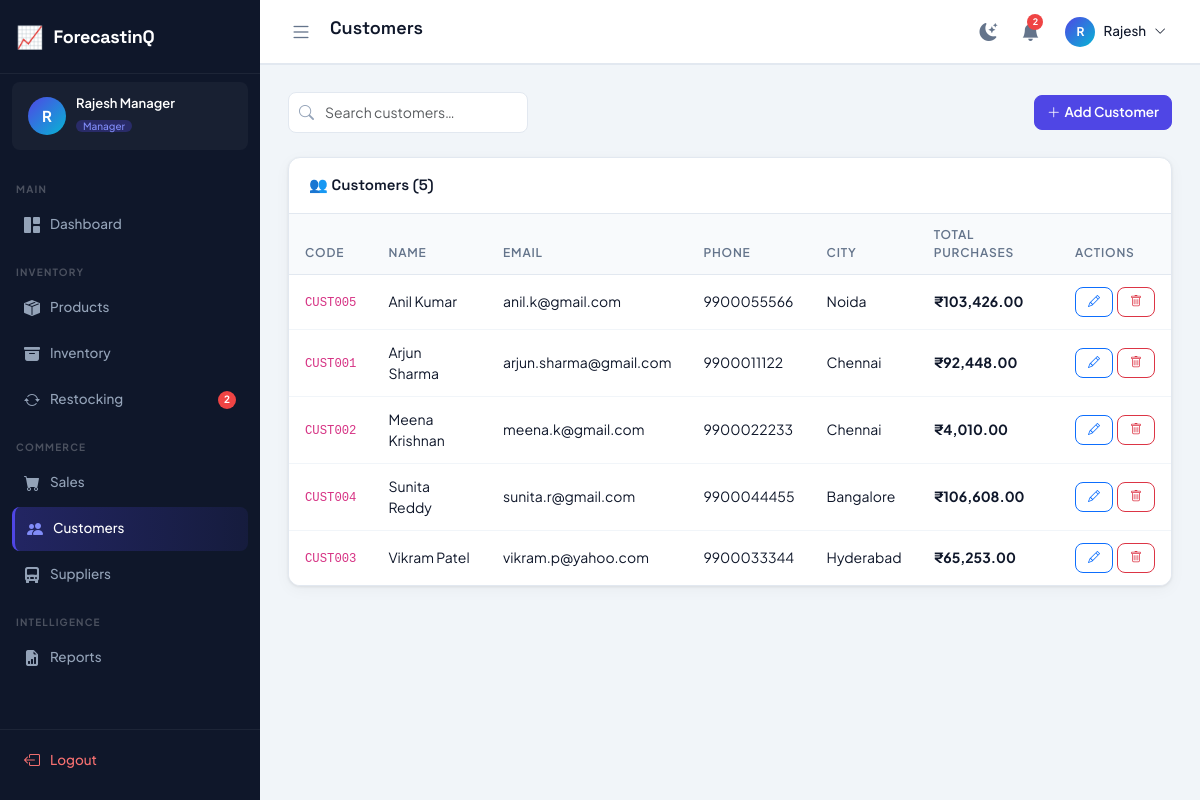
The page /customers/ (signed in) on the database its author committed.
### tables this page shows
CREATE TABLE customers (
    id INTEGER PRIMARY KEY AUTOINCREMENT,
    customer_code VARCHAR(20) UNIQUE NOT NULL,
    name VARCHAR(150) NOT NULL,
    email VARCHAR(150),
    phone VARCHAR(20),
    address TEXT,
    city VARCHAR(100),
    country VARCHAR(100),
    total_purchases DECIMAL(15,2) DEFAULT 0.00,
    status VARCHAR(20) DEFAULT 'active' CHECK(status IN ('active','inactive')),
    created_at TIMESTAMP DEFAULT CURRENT_TIMESTAMP,
    updated_at TIMESTAMP DEFAULT CURRENT_TIMESTAMP
);

### blueprints/customers.py (the view, shortened to what this page needs)
@bp.route("/", methods=["GET", "POST"])
@login_required
def index():
    search = request.args.get("search", "").strip()
    if search:
        customers = dbFetchAll(
            "SELECT * FROM customers WHERE status='active' AND (name LIKE ? OR email LIKE ?) ORDER BY name",
            (f"%{search}%", f"%{search}%"),
        )
    else:
        customers = dbFetchAll("SELECT * FROM customers WHERE status='active' ORDER BY name")
    return render_template(
        "customers/index.html",
        page_title="Customers", active_menu="customers",
        customers=customers, search=search,
    )

### db.py (called while the page is built)
def get_db():
    if "db" not in g:
        g.db = sqlite3.connect(current_app.config["DATABASE_PATH"])
        g.db.row_factory = sqlite3.Row
        g.db.execute("PRAGMA foreign_keys = ON")
    return g.db

def _row_to_dict(row):
    return dict(row) if row is not None else None

def dbFetchAll(sql, params=()):
    cur = get_db().execute(sql, params)
    return [dict(r) for r in cur.fetchall()]

def dbFetchOne(sql, params=()):
    cur = get_db().execute(sql, params)
    row = cur.fetchone()
    return _row_to_dict(row)

### utils.py (called while the page is built)
def is_logged_in() -> bool:
    return bool(session.get("user_id"))

def get_current_user() -> dict:
    return {
        "id": session.get("user_id", 0),
        "name": session.get("user_name", ""),
        "email": session.get("user_email", ""),
        "role": session.get("user_role", ""),
        "username": session.get("username", ""),
    }

def login_required(view):
    @wraps(view)
    def wrapped(*args, **kwargs):
        if not is_logged_in():
            return redirect(url_for("auth.login"))
        return view(*args, **kwargs)
    return wrapped

def generate_csrf() -> str:
    if "csrf_token" not in session:
        session["csrf_token"] = secrets.token_hex(32)
    return session["csrf_token"]

def format_currency(amount) -> str:
    try:
        return "\u20b9" + f"{float(amount):,.2f}"
    except (TypeError, ValueError):
        return "\u20b90.00"

def format_datetime(value) -> str:
    if not value:
        return ""
    dt = _to_datetime(value)
    return dt.strftime("%d %b %Y, %I:%M %p") if dt else str(value)

def _to_datetime(value):
    if isinstance(value, (datetime, date)):
        return value
    if not isinstance(value, str):
        return None
    for fmt in ("%Y-%m-%d %H:%M:%S", "%Y-%m-%d", "%Y-%m-%dT%H:%M:%S"):
        try:
            return datetime.strptime(value, fmt)
        except ValueError:
            continue
    return None

def get_unread_notifications():
    user = get_current_user()
    return dbFetchAll(
        "SELECT * FROM notifications WHERE user_id = ? AND is_read = 0 ORDER BY created_at DESC LIMIT 10",
        (user["id"],),
    )

def get_notification_count() -> int:
    user = get_current_user()
    row = dbFetchOne(
        "SELECT COUNT(*) AS cnt FROM notifications WHERE user_id = ? AND is_read = 0",
        (user["id"],),
    )
    return int(row["cnt"]) if row else 0

### templates/customers/index.html (shortened to what this page needs)
{% extends "base.html" %}
{% block content %}
<div class="d-flex align-items-center justify-content-between mb-4 flex-wrap gap-3">
    <div class="search-bar">
        <i class="bi bi-search"></i>
        <input type="text" class="form-control" placeholder="Search customers…" id="tableSearch" value="{{ search }}"/>
    </div>
    <button class="btn btn-primary" data-bs-toggle="modal" data-bs-target="#customerModal" onclick="openAdd()">
        <i class="bi bi-plus-lg me-1"></i>Add Customer
    </button>
</div>
<div class="table-card">
    <div class="table-card-header"><span class="table-card-title">👥 Customers ({{ customers|length }})</span></div>
    <div class="table-responsive">
        <table class="table">
            <thead><tr><th>Code</th><th>Name</th><th>Email</th><th>Phone</th><th>City</th><th>Total Purchases</th><th>Actions</th></tr></thead>
            <tbody>
            {% if not customers %}
            <tr><td colspan="7"><div class="empty-state"><i class="bi bi-people"></i><p>No customers found.</p></div></td></tr>
            {% else %}
            {% for c in customers %}
            <tr>
                <td><code>{{ c.customer_code }}</code></td>
                <td class="fw-600">{{ c.name }}</td>
                <td>{{ c.email or '—' }}</td>
                <td>{{ c.phone or '—' }}</td>
                <td>{{ c.city or '—' }}</td>
                <td class="fw-700">{{ fmt_currency(c.total_purchases) }}</td>
                <td>
                    <div class="d-flex gap-1">
                        <button class="btn btn-sm btn-outline-primary" onclick='editCustomer({{ c|tojson }})'><i class="bi bi-pencil"></i></button>
                        <form method="POST" class="d-inline">
                            <button type="submit" class="btn btn-sm btn-outline-danger" data-confirm="Delete this customer?"><i class="bi bi-trash"></i></button>
                        </form>
                    </div>
                </td>
            </tr>
            {% endfor %}
            {% endif %}
            </tbody>
        </table>
    </div>
</div>
{% endblock %}

### static/css/app.css (style rules this page uses)
:root { --primary: #4f46e5; --primary-dark: #3730a3; --primary-light: #818cf8; --accent: #06b6d4; --success: #10b981; --warning: #f59e0b; --danger: #ef4444; --info: #3b82f6; --bg: #f1f5f9; --surface: #ffffff; --surface-2: #f8fafc; --border: #e2e8f0; --border-light: #f1f5f9; --text-primary: #0f172a; --text-secondary:#64748b; --text-muted: #94a3b8; --sidebar-bg: #0f172a; --sidebar-text: #94a3b8; --sidebar-active:#4f46e5; --sidebar-hover: rgba(255,255,255,0.07); --sidebar-width: 260px; --topbar-bg: #ffffff; --topbar-height: 64px; --radius: 12px; --radius-sm: 8px; --radius-lg: 16px; --shadow: 0 1px 3px rgba(0,0,0,0.08), 0 4px 16px rgba(0,0,0,0.04); --shadow-md: 0 4px 24px rgba(0,0,0,0.10); --font-main: 'Plus Jakarta Sans', sans-serif; --font-head: 'Space Grotesk', sans-serif; --transition: 0.22s cubic-bezier(0.4,0,0.2,1); }
*, *::before, *::after { box-sizing: border-box; margin: 0; padding: 0; }
html { scroll-behavior: smooth; }
body { font-family: var(--font-main); background: var(--bg); color: var(--text-primary); display: flex; min-height: 100vh; overflow-x: hidden; transition: background var(--transition), color var(--transition); }
.table-card { background: var(--surface); border: 1px solid var(--border); border-radius: var(--radius); box-shadow: var(--shadow); overflow: hidden; }
.table-card-header { display: flex; align-items: center; justify-content: space-between; padding: 16px 20px; border-bottom: 1px solid var(--border); flex-wrap: wrap; gap: 10px; }
.table-card-title { font-family: var(--font-head); font-size: 15px; font-weight: 600; color: var(--text-primary); }
.table { margin: 0; }
.table thead th { background: var(--surface-2); color: var(--text-secondary); font-size: 12px; font-weight: 600; text-transform: uppercase; letter-spacing: 0.8px; padding: 12px 16px; border-bottom: 1px solid var(--border); border-top: none; }
.table tbody td { padding: 12px 16px; font-size: 14px; color: var(--text-primary); vertical-align: middle; border-bottom: 1px solid var(--border-light); }
.table tbody tr:last-child td { border-bottom: none; }
.form-control, .form-select { background: var(--surface); border: 1px solid var(--border); color: var(--text-primary); border-radius: var(--radius-sm); padding: 9px 12px; font-size: 14px; font-family: var(--font-main); transition: border-color var(--transition), box-shadow var(--transition); }
.btn { border-radius: var(--radius-sm); font-weight: 600; font-family: var(--font-main); font-size: 13.5px; transition: all var(--transition); }
.btn-primary { background: var(--primary); border-color: var(--primary); }
.btn-sm { font-size: 12px; padding: 5px 12px; }
.search-bar { position: relative; display: inline-block; }
.search-bar input { padding-left: 36px; width: 240px; }
.search-bar i { position: absolute; left: 11px; top: 50%; transform: translateY(-50%); color: var(--text-muted); font-size: 15px; }
.fw-700 { font-weight: 700; }

### rows shown on the page
customers: customer_code "CUST005", name "Anil Kumar", email "anil.k@gmail.com", phone "9900055566", city "Noida", total_purchases "₹103,426.00"
customers: customer_code "CUST001", name "Arjun Sharma", email "arjun.sharma@gmail.com", phone "9900011122", city "Chennai", total_purchases "₹92,448.00"
customers: customer_code "CUST002", name "Meena Krishnan", email "meena.k@gmail.com", phone "9900022233", city "Chennai", total_purchases "₹4,010.00"
customers: customer_code "CUST004", name "Sunita Reddy", email "sunita.r@gmail.com", phone "9900044455", city "Bangalore", total_purchases "₹106,608.00"
customers: customer_code "CUST003", name "Vikram Patel", email "vikram.p@yahoo.com", phone "9900033344", city "Hyderabad", total_purchases "₹65,253.00"

### other values the page prints
{{ app_name }} "ForecastinQ"
{{ (current_user.name or '?')[0]|upper }} "R"
{{ current_user.name }} "Rajesh Manager"
{{ current_user.role|capitalize }} "Manager"
{{ low_stock_count }} "2"
{{ page_title|default('Dashboard') }} "Customers"
{{ notif_count }} "2"
{{ current_user.name.split(' ')[0] if current_user.name else '' }} "Rajesh"
{{ customers|length }} "5"
